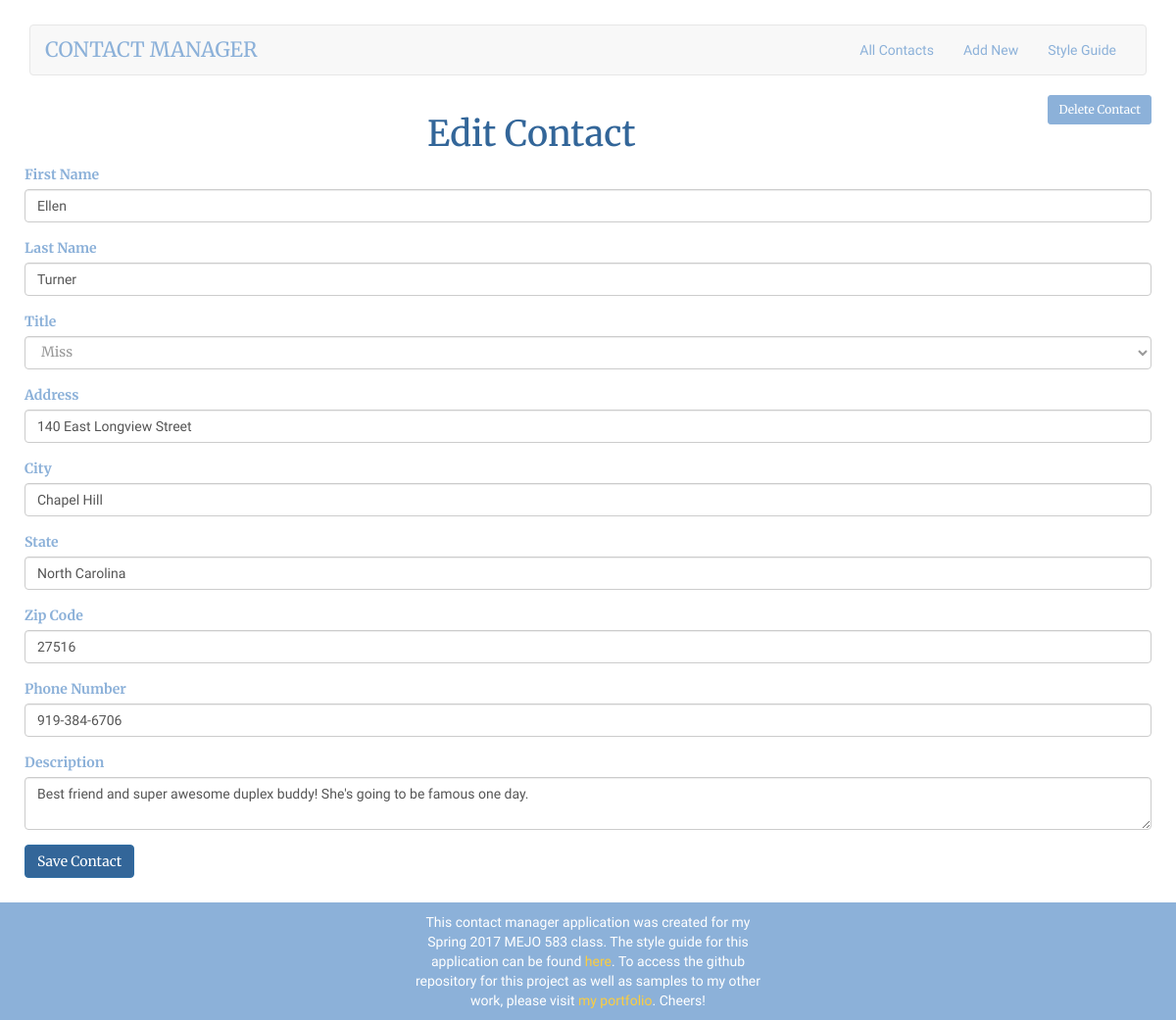
Page /edit.php?id=2 on the committed database.
### tables this page shows
CREATE TABLE `contacts` (
  `id` int(11) NOT NULL,
  `firstName` varchar(200) NOT NULL,
  `lastName` varchar(200) NOT NULL,
  `title` varchar(200) NOT NULL,
  `address` varchar(200) NOT NULL,
  `city` varchar(200) NOT NULL,
  `state` varchar(200) NOT NULL,
  `zip` varchar(200) NOT NULL,
  `phone` varchar(200) NOT NULL,
  `notes` text NOT NULL
);

### edit.php (the view, shortened to what this page needs)
<?php
  include 'header.php';
  $id = $_GET['id'];
  $stmt = $db->prepare('SELECT * from contacts WHERE id = :id LIMIT 1');
  $stmt->bindParam(':id', $id);
  $stmt->execute();
  $contact = $stmt->fetch(PDO::FETCH_ASSOC);
?>
<a href="/delete.php?id=<?= $contact['id']; ?>" class="btn btn-sm pull-right btn-delete">Delete Contact</a>
<h1 class="editcontact">Edit Contact</h1>
<form method="POST" action="/update.php">
  <div class="form-group">
    <label for="contact_firstName">First Name</label>
    <input class="form-control" type="text" name="firstName" id="contact_firstName" value="<?= $contact['firstName']; ?>" />
  </div>
  <div class="form-group">
    <label for="contact_lastName">Last Name</label>
    <input class="form-control" type="text" name="lastName" id="contact_lastName" value="<?= $contact['lastName']; ?>" />
  </div>
  <div class="form-group">
    <label for="contact_title">Title</label>
    <select name="title" id="contact_title" value="<?= $contact['title']; ?>" class="form-control">
      <option value="4"<?= ($contact['title'] == 4) ? 'selected' : '' ?>>Miss</option>
    </select>
  </div>
  <div class="form-group">
    <label for="contact_address">Address</label>
    <input class="form-control" type="text" name="address" id="contact_address" value="<?= $contact['address']; ?>" />
  </div>
  <div class="form-group">
    <label for="contact_city">City</label>
    <input class="form-control" type="text" name="city" id="contact_city" value="<?= $contact['city']; ?>" />
  </div>
  <div class="form-group">
    <label for="contact_state">State</label>
    <input class="form-control" type="text" name="state" id="contact_state" value="<?= $contact['state']; ?>" />
  </div>
  <div class="form-group">
    <label for="contact_zip">Zip Code</label>
    <input class="form-control" type="text" name="zip" id="contact_zip" value="<?= $contact['zip']; ?>" />
  </div>
  <div class="form-group">
    <label for="contact_phone">Phone Number</label>
    <input class="form-control" type="text" name="phone" id="contact_phone" value="<?= $contact['phone']; ?>" />
  </div>
  <div class="form-group">
    <label for="contact_notes">Description</label>
    <textarea class="form-control" name="notes" id="contact_notes"><?= $contact['notes']; ?></textarea>
  </div>
<button class="btn btn-primary">Save Contact</button>
</form>
<?php include 'footer.php'; ?>

### css/styles.css (style rules this page uses)
html { height: 100%; }
body { height: 100% }
.editcontact { font-family: 'Merriweather', serif !important; color: #336699 !important; text-align: center !important; }
label { font-family: 'Merriweather', serif; color: #8cb1d9; }
input { font-family: 'Noticia Text', serif; color: #999999; }
textarea { font-family: 'Noticia Text', serif; color: #999999; }
form { padding-left: 10px; padding-right: 10px; }
#contact_title { font-family: 'Merriweather', serif; color: #999999; }
.btn-primary { margin-bottom: 25px; font-family: 'Merriweather', serif; background-color: #336699; }
.btn-delete { font-family: 'Merriweather', serif; background-color: #8cb1d9; border-color: #8cb1d9; color: white; margin-right: 10px; }

### rows in the picture
contacts: firstName "Ellen", lastName "Turner", title "Miss", address "140 East Longview Street", city "Chapel Hill", state "North Carolina", zip "27516", phone "919-384-6706", notes "Best friend and super awesome duplex buddy! She's going to be famous one day."
